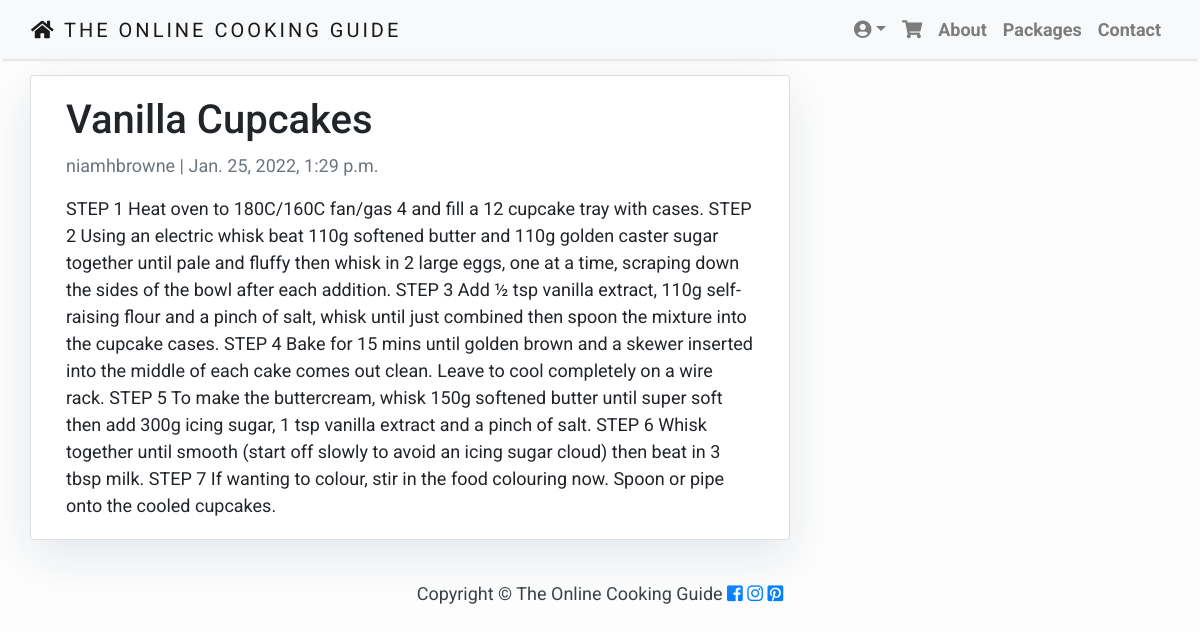
The app's page /post/vanilla-cupcakes/ with its own data.
### blog/models.py (models this page shows, shortened)
class Post(models.Model):
    title = models.CharField(max_length=200, unique=True)
    slug = models.SlugField(max_length=200, unique=True)
    author = models.ForeignKey(User, on_delete= models.CASCADE,related_name='blog_posts')
    updated_on = models.DateTimeField(auto_now= True)
    content = models.TextField()
    created_on = models.DateTimeField(auto_now_add=True)
    status = models.IntegerField(choices=STATUS, default=0)
    class Meta:
        ordering = ['-created_on']

### blog/views.py (the view)
# urls.py: path('post/<slug:slug>/', views.PostDetail.as_view(), name='post_detail'),
class PostDetail(generic.DetailView):
    model = Post
    template_name = 'post_detail.html'

### templates/post_detail.html
{% extends 'base.html' %}
{% block content %}
<div class="container">
  <div class="row">
    <div class="col-md-8 card mb-4  mt-3 left  top">
      <div class="card-body">
        <h1>{% block title %} {{ object.title }} {% endblock title %}</h1>
        <p class=" text-muted">{{ post.author }} | {{ post.created_on }}</p>
        <p class="card-text ">{{ object.content | safe }}</p>
      </div>
    </div>
  </div>
</div>
{% endblock %}

### static/css/base.css (style rules this page uses)
body { font-family: "Roboto", sans-serif; font-size: 17px; background-color: #fdfdfd; }
.card { box-shadow: 0 16px 48px #E3E7EB; }
body { font-family: "Roboto", sans-serif; font-size: 18px; background-color: #fdfdfd; }

### records on screen
Post: title "Vanilla Cupcakes", author "niamhbrowne", created_on "Jan. 25, 2022, 1:29 p.m.", content "STEP 1 Heat oven to 180C/160C fan/gas 4 and fill a 12 cupcake tray with cases. STEP 2 Using an electric whisk beat 110g softened butter and 110g golden caster sugar together until pale and fluffy then whisk in 2 large eggs, one at a time, scraping down the sides of the bowl after each addition. STEP 3 Add ½ tsp vanilla extract, 110g self-raising flour and a pinch of salt, whisk until just combined then spoon the mixture into the cupcake cases. STEP 4 Bake for 15 mins until golden brown and a skewer inserted into the middle of each cake comes out clean. Leave to cool completely on a wire rack. STEP 5 To make the buttercream, whisk 150g softened butter until super soft then add 300g icing…"
